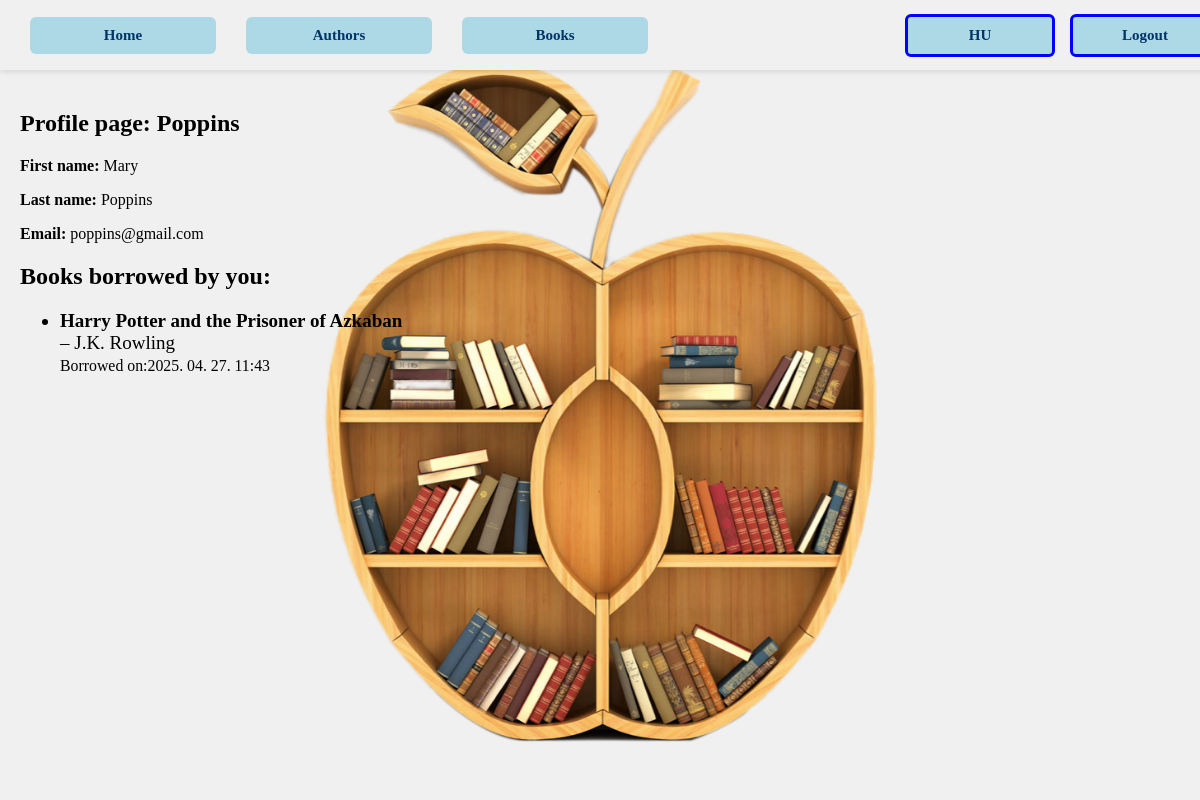
Page /en/library/account/6/ (signed in) on the committed database.
### library/models.py (models this page shows, shortened)
class Borrow(models.Model):
    user = models.ForeignKey(User, on_delete=models.CASCADE)
    book = models.ForeignKey(Book, on_delete=models.CASCADE)
    borrowed_at = models.DateTimeField(auto_now_add=True)
    returned_at = models.DateTimeField(null=True, blank=True)
    class Meta:
        ordering = ['-borrowed_at']

class Book(models.Model):
    isbn = models.CharField(max_length=20, unique=True, blank=True, null=True)
    title = models.CharField(max_length=200)
    publishing_year = models.IntegerField(blank=True, null=True)
    number_of_pages = models.CharField(max_length=10)
    authors = models.ManyToManyField(Author, through='BookAuthor', related_name='books')
    image = models.ImageField(upload_to='books/', blank=True, null=True)
    available_copies = models.IntegerField(default=0)
    is_borrowed = models.BooleanField(default=False)

class Author(models.Model):
    name = models.CharField(max_length=20)
    date_of_birth = models.DateField()
    place_of_birth = models.CharField(max_length=20)
    nationality = models.CharField(max_length=20)
    date_of_death = models.CharField(max_length=20, blank=True, null=True)
    place_of_death = models.CharField(max_length=20, blank=True, null=True)
    def __str__(self):
        return f'{self.name}'

### library/views.py (the view)
# urls.py: path('account/<int:user_id>/', get_account, name='account'),
@login_required
def get_account(request, user_id):
    if request.user.id != user_id:
        return HttpResponse("Unauthorized", status=403)
    user = request.user
    borrowed_books = Borrow.objects.filter(user=user, returned_at__isnull=True).order_by('-borrowed_at')
    return render(request, 'library/account.html', {
        'user': user,
        'borrowed_books': borrowed_books,
    })

### library/templates/library/account.html
{% extends 'library/base.html' %}
{% load static %}
{% load i18n %}
{% block content %}
<h2>{% trans 'Profile page:' %} {{ user.username }}</h2>
{% if user.first_name %}
    <p><strong>{% trans 'First name:' %}</strong> {{ user.first_name }}</p>
{% endif %}
{% if user.last_name %}
    <p><strong>{% trans 'Last name:' %}</strong> {{ user.last_name }}</p>
{% endif %}
{% if user.email %}
    <p><strong>{% trans 'Email:' %}</strong> {{ user.email }}</p>
{% endif %}
<h2>{% trans 'Books borrowed by you:' %}</h2>
<ul>
    {% for borrow in borrowed_books %}
        <li>
            <strong>{{ borrow.book.title }}</strong><br>–
            {{ borrow.book.authors.all|join:", " }} <br>
            <small>{% trans 'Borrowed on:' %}{{ borrow.borrowed_at|date:"Y. m. d. H:i" }}</small>
        </li>
    {% empty %}
        <li>{% trans 'You currently have no borrowed books.' %}</li>
    {% endfor %}
</ul>
{% endblock %}

### library/static/style.css (style rules this page uses)
body { background-color: #f0f0f0; margin: 20px; padding: 0px; padding-bottom: 40px; }
li { font-size: 19px; }

### rows in the picture
Borrow: book "Harry Potter and the Prisoner of Azkaban", book.authors.all "J.K. Rowling", borrowed_at "2025. 04. 27. 11:43"

### other values in the picture
{{ user.username }} "Poppins"
{{ user.first_name }} "Mary"
{{ user.last_name }} "Poppins"
{{ user.email }} "poppins@gmail.com"
